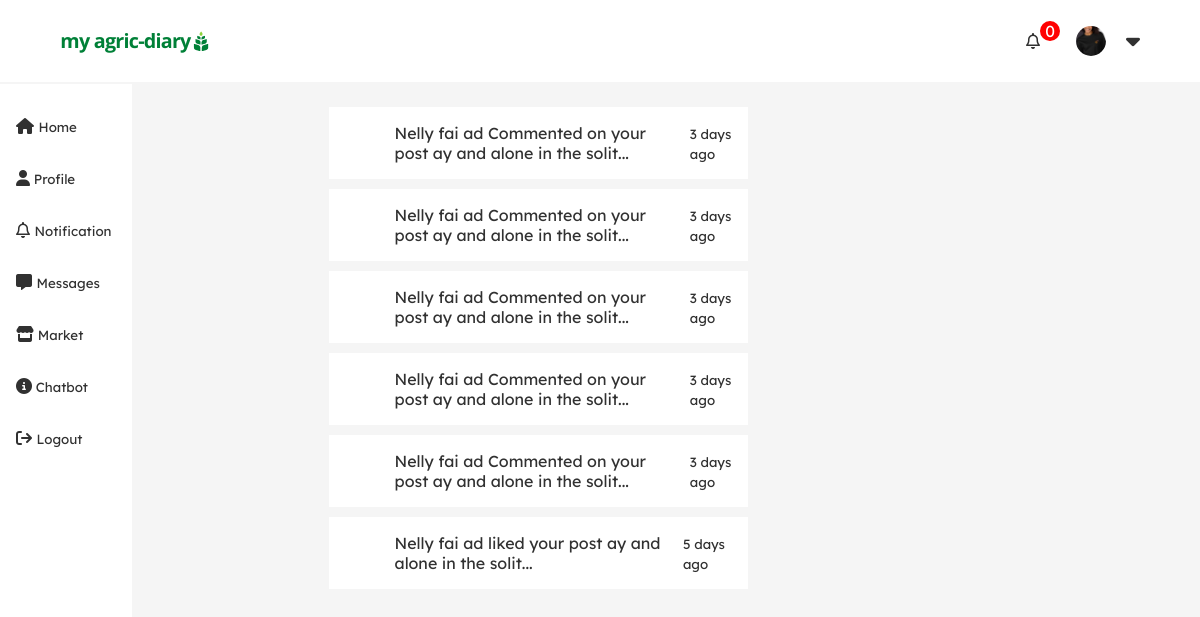
Page /my_notification (signed in) on the earlier database version.
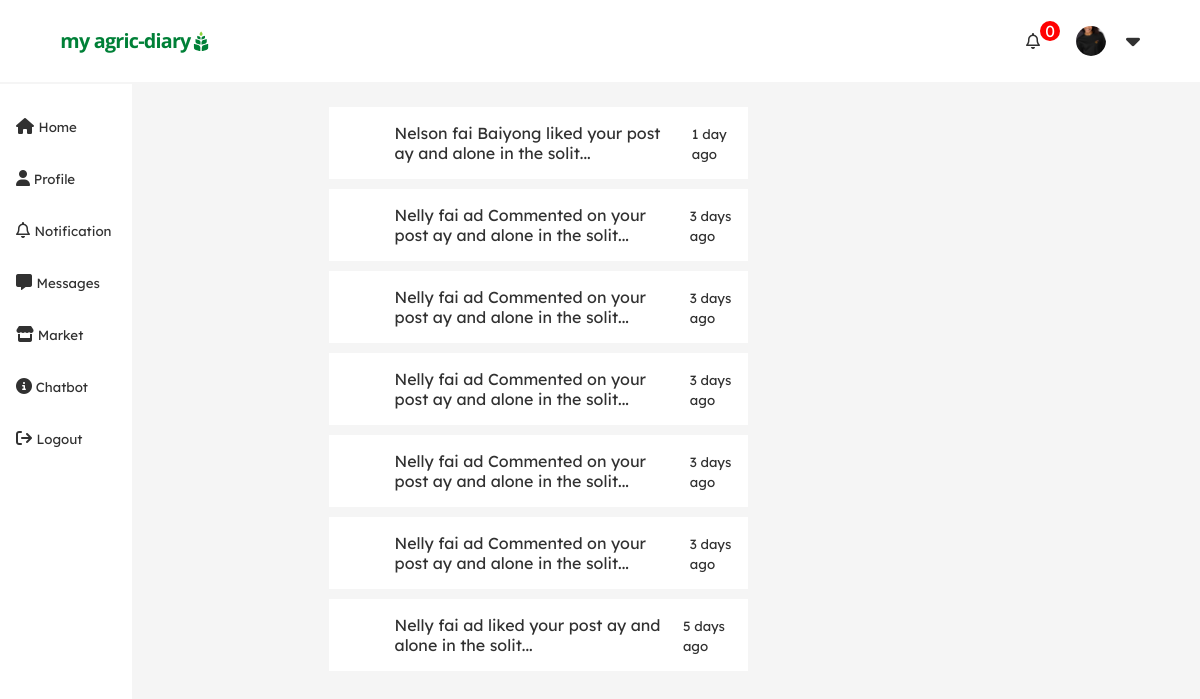
Same page on the later database version.
### notification/models.py (models this page shows)
class Notification(models.Model):
    message= models.CharField(max_length=200)
    trigger = models.ForeignKey(CustomUser, on_delete=models.CASCADE,related_name='trigger')
    target = models.ForeignKey(CustomUser, on_delete=models.CASCADE,related_name='target')
    time = models.DateTimeField(auto_now_add=True)
    is_read = models.BooleanField(default=False)
    date = models.DateTimeField(auto_now_add=True)
    def __str__(self):
       return self.message
    def whencreated(self):
        return timefuntion(self.time)

### account/models.py (models this page shows)
class CustomUser(AbstractUser):
    email = models.EmailField(unique=True)
    first_name = models.CharField( max_length=100 , blank=False)
    last_name= models.CharField( max_length=100 , blank=False )
    bio=models.CharField(max_length=400,blank=True, null=True)
    location = CountryField(blank_label='(select country)')
    profile_pic=models.ImageField( upload_to='profilepics/' ,blank=True, null=True,validators=[FileExtensionValidator(['jpg','png',])])
    is_student = models.BooleanField(default=False)
    course = models.CharField(max_length=100 ,blank=True, null=True)
    instituition = models.CharField(max_length=100 ,blank=True, null=True)
    profession=models.CharField(max_length=100 ,blank=True, null=True)
    company = models.CharField(max_length=100 ,blank=True, null=True)
    date_joined = models.DateTimeField( auto_now_add=True)
    is_active = models.BooleanField( default=True)
    username = None
    USERNAME_FIELD = 'email'
    REQUIRED_FIELDS = []
    objects = UserManager()
    def __str__(self):
        return self.last_name

### notification/views.py (the view)
# urls.py: path('',views.getnotification, name='notification'),
def getnotification(request):
    loggeduser = request.user
    my_notification = NotificationUser.objects.get(user=loggeduser)
    notification = my_notification.mynotification.all().order_by('-time')
    print(notification)
    for items in notification:
        items.is_read = True
        items.save()
    context={
        'notification':notification,
    }
    return render (request,'notification/notification.html' ,context)

### Friends/context_processors.py (called while the page is built)
def friendSuggestions(request):
        if request.user.is_authenticated:
            user = request.user
            network = Network.objects.get(user=request.user)
            friendsuggestions= suggestions(request,network=network)
            return {'friendsuggestions':friendsuggestions,'mynetwork':network}
        else:
                return {}

def suggestions(request, network):
    friends = network.following.all()
    user=request.user
    print(friends)
    suggestions =Network.objects.filter(
        following__in = friends).exclude(id=network.id).distinct()
    return suggestions

### notification/context_processors.py (called while the page is built)
def notificationCount(request):
        if request.user.is_authenticated:
            user = request.user
            notification = NotificationUser.objects.get(user = user)
            count = notification.mynotification.all().filter(is_read = False)
            return {'count':count.count}
        else:
                return {}

### notification/templates/notification/notification.html (shortened to what this page needs)
{% extends 'main/base.html'%}
{% load static %}
{% block content %}
<div class="grid-container">
    <main>
        <div class="wrapper">
            {% for obj in notification %}
            <div class="item flex" >
                    <div class="flex" >
                       <a href="{% url 'profile' obj.trigger.id%}"> <span class="roundedprofile" style="background:url('{{ obj.trigger.profile_pic.url}}') ;background-position: center; background-size: contain;" > </span> </a>
                            <div>
                                <div class="contact-name"><div>{{obj.message}} </div> </div>
                            </div>
                    </div>
                    <div> <small> {{obj.whencreated}}</small> </div>
            </div>
            {% endfor %}
        </div>
    </main>
    <div></div>
</div>
{% endblock %}

Differences in the rows shown:
added Notification: message "Nelson fai Baiyong liked your post ay and alone in the solit...", whencreated "1 day ago"
